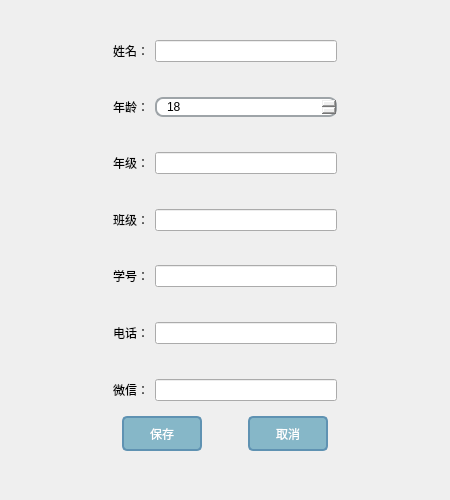
<?xml version="1.0" encoding="UTF-8"?>
<ui version="4.0">
 <class>dlg_AddStu</class>
 <widget class="QDialog" name="dlg_AddStu">
  <property name="geometry">
   <rect>
    <x>0</x>
    <y>0</y>
    <width>450</width>
    <height>500</height>
   </rect>
  </property>
  <property name="minimumSize">
   <size>
    <width>450</width>
    <height>500</height>
   </size>
  </property>
  <property name="windowTitle">
   <string>Dialog</string>
  </property>
  <layout class="QGridLayout" name="gridLayout_2">
   <item row="0" column="2">
    <spacer name="verticalSpacer_2">
     <property name="orientation">
      <enum>Qt::Vertical</enum>
     </property>
     <property name="sizeHint" stdset="0">
      <size>
       <width>20</width>
       <height>15</height>
      </size>
     </property>
    </spacer>
   </item>
   <item row="1" column="1">
    <widget class="QLabel" name="label">
     <property name="text">
      <string>姓名：</string>
     </property>
     <property name="alignment">
      <set>Qt::AlignRight|Qt::AlignTrailing|Qt::AlignVCenter</set>
     </property>
    </widget>
   </item>
   <item row="1" column="2">
    <widget class="QLineEdit" name="le_name"/>
   </item>
   <item row="2" column="2">
    <spacer name="verticalSpacer_3">
     <property name="orientation">
      <enum>Qt::Vertical</enum>
     </property>
     <property name="sizeHint" stdset="0">
      <size>
       <width>20</width>
       <height>16</height>
      </size>
     </property>
    </spacer>
   </item>
   <item row="3" column="1">
    <widget class="QLabel" name="label_2">
     <property name="text">
      <string>年龄：</string>
     </property>
     <property name="alignment">
      <set>Qt::AlignRight|Qt::AlignTrailing|Qt::AlignVCenter</set>
     </property>
    </widget>
   </item>
   <item row="3" column="2">
    <widget class="QSpinBox" name="le_age">
     <property name="styleSheet">
      <string notr="true">    border: 2px solid #9ea4a8;     /* 设置边框*/
    border-radius: 8px;                   /* 设置边框圆角*/
    padding: 0 8px;                        /* 设置上下填充0，左右填充8*/
    selection-background-color: darkgray;  /* 设置选中文本的背景色*/</string>
     </property>
     <property name="value">
      <number>18</number>
     </property>
    </widget>
   </item>
   <item row="4" column="2">
    <spacer name="verticalSpacer_4">
     <property name="orientation">
      <enum>Qt::Vertical</enum>
     </property>
     <property name="sizeHint" stdset="0">
      <size>
       <width>20</width>
       <height>15</height>
      </size>
     </property>
    </spacer>
   </item>
   <item row="5" column="1">
    <widget class="QLabel" name="label_3">
     <property name="text">
      <string>年级：</string>
     </property>
     <property name="alignment">
      <set>Qt::AlignRight|Qt::AlignTrailing|Qt::AlignVCenter</set>
     </property>
    </widget>
   </item>
   <item row="5" column="2">
    <widget class="QLineEdit" name="le_grade"/>
   </item>
   <item row="6" column="2">
    <spacer name="verticalSpacer_5">
     <property name="orientation">
      <enum>Qt::Vertical</enum>
     </property>
     <property name="sizeHint" stdset="0">
      <size>
       <width>20</width>
       <height>15</height>
      </size>
     </property>
    </spacer>
   </item>
   <item row="7" column="1">
    <widget class="QLabel" name="label_4">
     <property name="text">
      <string>班级：</string>
     </property>
     <property name="alignment">
      <set>Qt::AlignRight|Qt::AlignTrailing|Qt::AlignVCenter</set>
     </property>
    </widget>
   </item>
   <item row="7" column="2">
    <widget class="QLineEdit" name="le_class"/>
   </item>
   <item row="8" column="2">
    <spacer name="verticalSpacer_6">
     <property name="orientation">
      <enum>Qt::Vertical</enum>
     </property>
     <property name="sizeHint" stdset="0">
      <size>
       <width>20</width>
       <height>16</height>
      </size>
     </property>
    </spacer>
   </item>
   <item row="9" column="1">
    <widget class="QLabel" name="label_5">
     <property name="text">
      <string>学号：</string>
     </property>
     <property name="alignment">
      <set>Qt::AlignRight|Qt::AlignTrailing|Qt::AlignVCenter</set>
     </property>
    </widget>
   </item>
   <item row="9" column="2">
    <widget class="QLineEdit" name="le_stuID"/>
   </item>
   <item row="10" column="2">
    <spacer name="verticalSpacer_7">
     <property name="orientation">
      <enum>Qt::Vertical</enum>
     </property>
     <property name="sizeHint" stdset="0">
      <size>
       <width>20</width>
       <height>15</height>
      </size>
     </property>
    </spacer>
   </item>
   <item row="11" column="1">
    <widget class="QLabel" name="label_6">
     <property name="text">
      <string>电话：</string>
     </property>
     <property name="alignment">
      <set>Qt::AlignRight|Qt::AlignTrailing|Qt::AlignVCenter</set>
     </property>
    </widget>
   </item>
   <item row="11" column="2">
    <widget class="QLineEdit" name="le_phone"/>
   </item>
   <item row="12" column="2">
    <spacer name="verticalSpacer_8">
     <property name="orientation">
      <enum>Qt::Vertical</enum>
     </property>
     <property name="sizeHint" stdset="0">
      <size>
       <width>20</width>
       <height>16</height>
      </size>
     </property>
    </spacer>
   </item>
   <item row="13" column="0">
    <spacer name="horizontalSpacer">
     <property name="orientation">
      <enum>Qt::Horizontal</enum>
     </property>
     <property name="sizeHint" stdset="0">
      <size>
       <width>86</width>
       <height>20</height>
      </size>
     </property>
    </spacer>
   </item>
   <item row="13" column="1">
    <widget class="QLabel" name="label_7">
     <property name="text">
      <string>微信：</string>
     </property>
     <property name="alignment">
      <set>Qt::AlignRight|Qt::AlignTrailing|Qt::AlignVCenter</set>
     </property>
    </widget>
   </item>
   <item row="13" column="2">
    <widget class="QLineEdit" name="le_wechat"/>
   </item>
   <item row="13" column="3">
    <spacer name="horizontalSpacer_2">
     <property name="orientation">
      <enum>Qt::Horizontal</enum>
     </property>
     <property name="sizeHint" stdset="0">
      <size>
       <width>86</width>
       <height>20</height>
      </size>
     </property>
    </spacer>
   </item>
   <item row="14" column="1" colspan="2">
    <widget class="QWidget" name="widget" native="true">
     <property name="styleSheet">
      <string notr="true">QPushButton
{
    background-color: rgb(134,183,200); 
    /* //背景色 */
    border:2px solid #5F92B2; 
    /* //边界和边界颜色 */
    border-radius:5px; 
    /* //边界圆滑 */
    color:white; 
    /* //字体颜色 */
}
 
QPushButton:hover
{
    background-color: rgb(0,130,150); 
    /* //伪状态经过时背景色 */
    border:2px solid #5F92B2; 
    /* //边界和边界颜色 */
    border-radius:5px; 
    /* //边界圆滑 */
    color:white; 
    /* //字体为白色 */
}
 
QPushButton:hover:pressed
{
    background-color:rgb(85,170,255); 
    /* //伪状态，点击时的背景色 */
    border:2px solid #3C80B1;
    border-radius:5px;
    color:white;
}</string>
     </property>
     <layout class="QGridLayout" name="gridLayout">
      <item row="0" column="2">
       <widget class="QPushButton" name="btn_exit">
        <property name="minimumSize">
         <size>
          <width>80</width>
          <height>35</height>
         </size>
        </property>
        <property name="text">
         <string>取消</string>
        </property>
       </widget>
      </item>
      <item row="0" column="0">
       <widget class="QPushButton" name="btn_save">
        <property name="minimumSize">
         <size>
          <width>80</width>
          <height>35</height>
         </size>
        </property>
        <property name="text">
         <string>保存</string>
        </property>
       </widget>
      </item>
      <item row="0" column="1">
       <spacer name="horizontalSpacer_3">
        <property name="orientation">
         <enum>Qt::Horizontal</enum>
        </property>
        <property name="sizeHint" stdset="0">
         <size>
          <width>40</width>
          <height>20</height>
         </size>
        </property>
       </spacer>
      </item>
     </layout>
    </widget>
   </item>
   <item row="15" column="1">
    <spacer name="verticalSpacer">
     <property name="orientation">
      <enum>Qt::Vertical</enum>
     </property>
     <property name="sizeHint" stdset="0">
      <size>
       <width>20</width>
       <height>15</height>
      </size>
     </property>
    </spacer>
   </item>
  </layout>
 </widget>
 <resources/>
 <connections/>
</ui>
